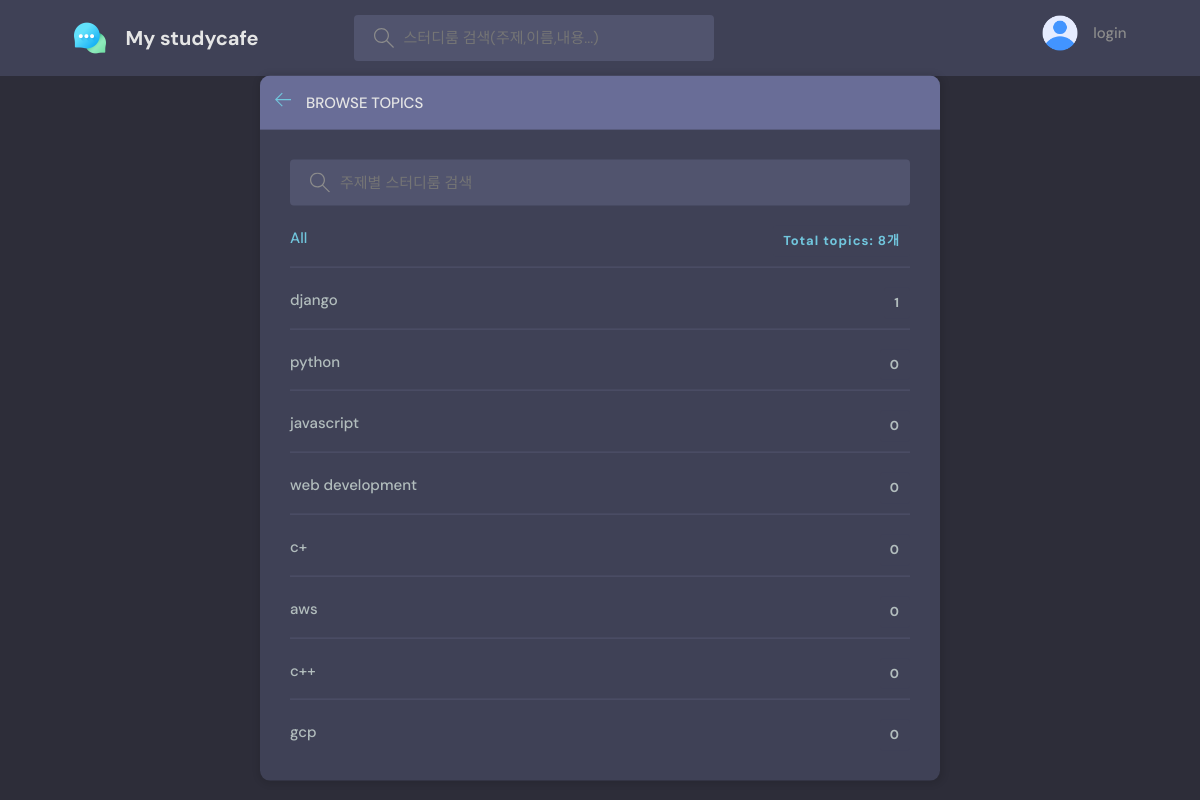
/topics/, run on an earlier commit of the app's database.
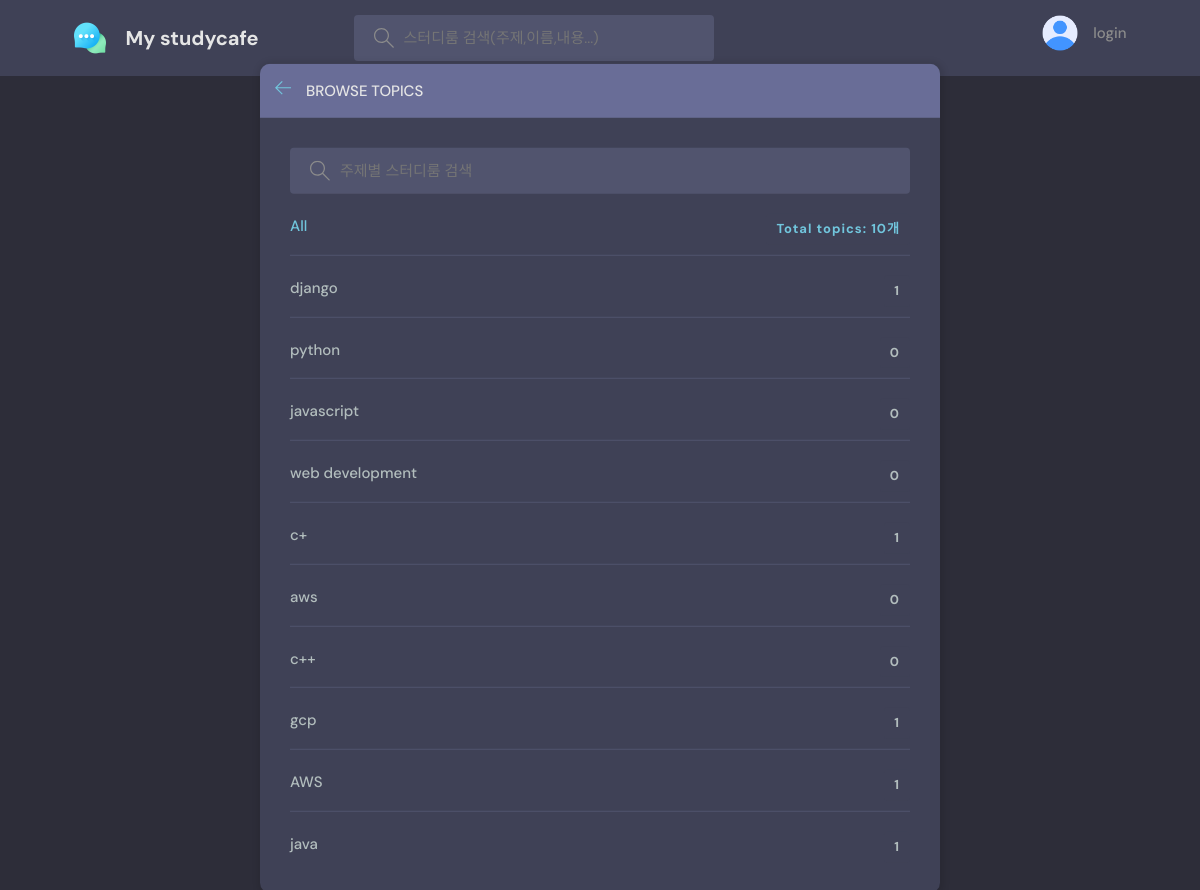
And on a later commit of the database.
### discord/models.py (models this page shows, shortened)
class Topic(models.Model):
    name = models.CharField(max_length=200)

### discord/views.py (the view)
# urls.py: path('topics/', views.topicsPage, name = "topics"),
def topicsPage(request):
    q = request.GET.get('q') if request.GET.get('q') != None else ''
    topics = Topic.objects.filter(name__icontains=q)
    return render(request, 'base/topics.html', {'topics':topics})

### discord/templates/base/topics.html (shortened to what this page needs)
{% extends 'main.html' %}
{% block content %}
    <main class="create-room layout">
      <div class="container">
        <div class="layout__box">
          <div class="layout__boxHeader">
            <div class="layout__boxTitle">
              <a href="{% url 'home' %}">
                <svg version="1.1" xmlns="http://www.w3.org/2000/svg" width="32" height="32" viewBox="0 0 32 32">
                  <title>arrow-left</title>
                  <path
                    d="M13.723 2.286l-13.723 13.714 13.719 13.714 1.616-1.611-10.96-10.96h27.625v-2.286h-27.625l10.965-10.965-1.616-1.607z"
                  ></path>
                </svg>
              </a>
              <h3>Browse Topics</h3>
            </div>
          </div>
          <div class="topics-page layout__body">
            <form class="header__search">
              <label>
                <input name='q' placeholder="주제별 스터디룸 검색" />
              </label>
            </form>
            <ul class="topics__list">
              <li>
                <a href="{% url 'topics' %}" class="active">All <span>Total topics: {{topics.count}}개</span></a>
              </li>
              {% for topic in topics %}
              <li>
                <a href="{% url 'home' %}?q={{topic.name}}">{{topic.name}} <span>{{topic.room_set.all.count}}</span></a>
              </li>
              {% endfor %}
            </ul>
          </div>
        </div>
      </div>
    </main>
{% endblock content %}

What changed in the data, as far as the page shows it:
computed for Topic (number 5 of 10 on the later page): room_set.all.count "0" → "1"
computed for Topic "gcp": room_set.all.count "0" → "1"
added Topic: name "AWS", room_set.all.count "1"
added Topic: name "java", room_set.all.count "1"
Also different on the page:
{{ topics.count }}: "8" → "10"
